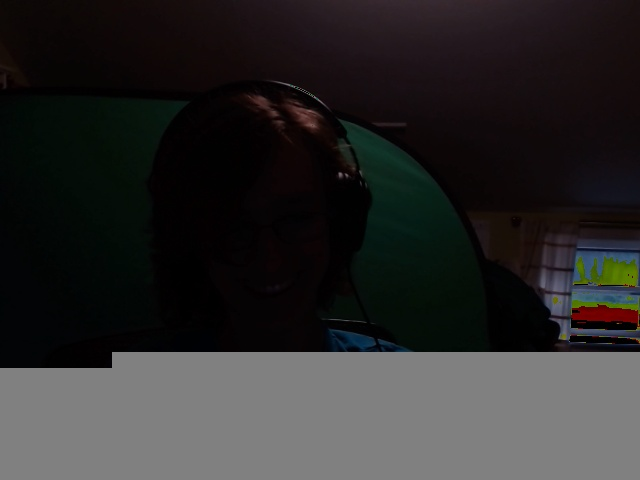
#> input picture serverRecievedImage.jpg, 640 x 480 px, given in place of the camera
$ python hogHumanTrackingTesting.py
#> lines starting #> are read from the running program, lines starting #| are printed output that depends on the picture; after the words box and inside, x2 and y2 are one past the last pixel; in counts of white or black regions, pixels touching at a corner belong together
import cv2
import numpy

if __name__ == '__main__':
    print('program started')
    hog = cv2.HOGDescriptor()
    hog.setSVMDetector(cv2.HOGDescriptor_getDefaultPeopleDetector())

    cv2.startWindowThread()

    cap = cv2.VideoCapture(0)

    out = cv2.VideoWriter(
        'output.avi',
        cv2.VideoWriter_fourcc(*'MJPG'),
        15.,
        (640,480))

    while(True):
        # Capture frame-by-frame
        ret, frame = cap.read()
#> frame is the input picture: shape (480, 640, 3); mean B, G, R 42.6, 42.9, 44

        # resizing for faster detection
        frame = cv2.resize(frame, (640, 480))
        # using a greyscale picture, also for faster detection
        gray = cv2.cvtColor(frame, cv2.COLOR_RGB2GRAY)
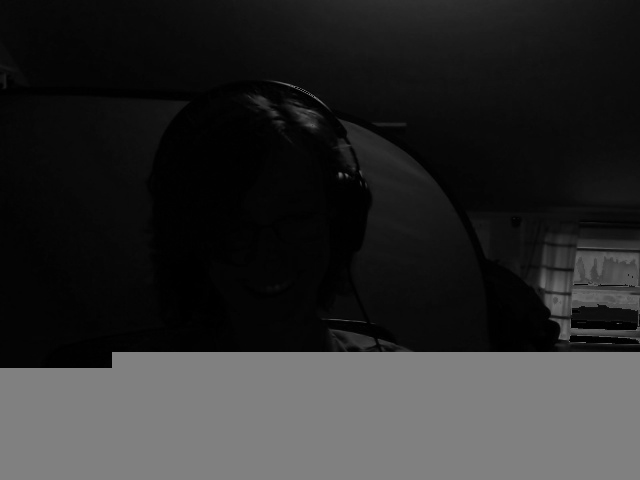
#> gray: shape (480, 640); min 0, max 131, mean 42.9

        # detect people in the image
        # returns the bounding boxes for the detected objects
        boxes, weights = hog.detectMultiScale(frame, winStride=(8,8) )
#> boxes = [[511, 193, 93, 187]]; weights = [0.417]

        boxes = numpy.array([[x, y, x + w, y + h] for (x, y, w, h) in boxes])
#> boxes = [[511, 193, 604, 380]]

        for (xA, yA, xB, yB) in boxes:
            # display the detected boxes in the colour picture
            cv2.rectangle(frame, (xA, yA), (xB, yB),
                            (0, 255, 0), 2)
#> this loop made 1 pass
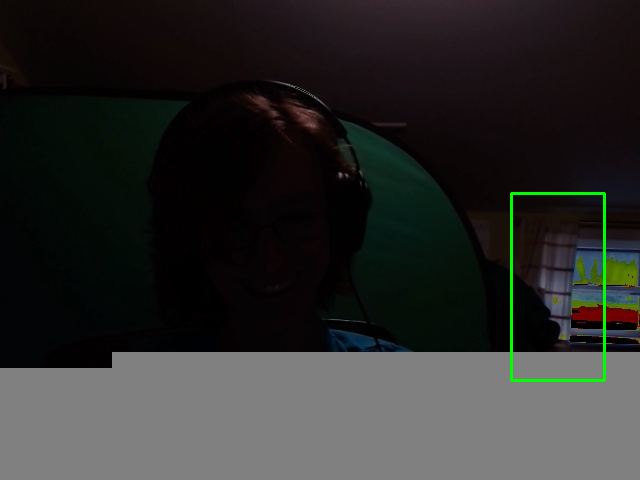
#> frame: shape (480, 640, 3); 0.55% of pixels changed, all inside (x1, y1, x2, y2) = (510, 192, 606, 382)

        # Write the output video
        out.write(frame.astype('uint8'))
        # Display the resulting frame
        cv2.imshow('frame',frame)
        if cv2.waitKey(1) & 0xFF == ord('q'):
#> (key q is pressed here)
            break

    # When everything done, release the capture
    cap.release()
    # and release the output
    out.release()
    # finally, close the window
    cv2.destroyAllWindows()
    cv2.waitKey(1)

$ run again, on recievedFrame0.jpg
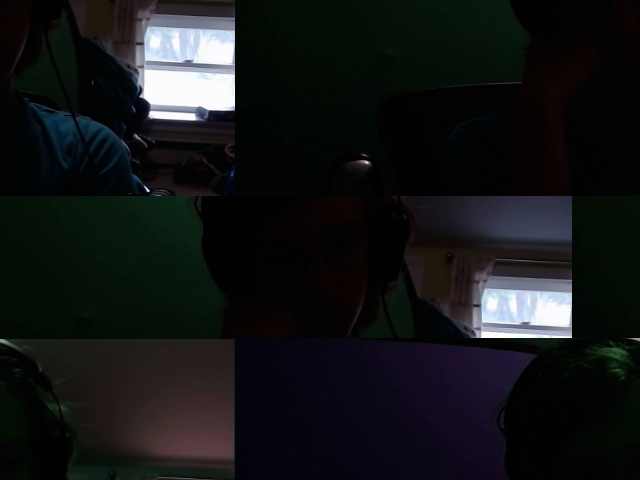
#> input picture recievedFrame0.jpg, 640 x 480 px, given in place of the camera
#> frame is the input picture: shape (480, 640, 3); mean B, G, R 22.6, 21.8, 20
#> `boxes, weights = hog.detectMultiScale(frame, winStride=(8,8) )`: boxes = [[337, 166, 103, 206]]; weights = [0.616]
#> `boxes = numpy.array([[x, y, x + w, y + h] for (x, y, w, h) in boxes])`: boxes = [[337, 166, 440, 372]]
#> the loop `for (xA, yA, xB, yB) in boxes:` made 1 pass
#> after the loop `for (xA, yA, xB, yB) in boxes:`:
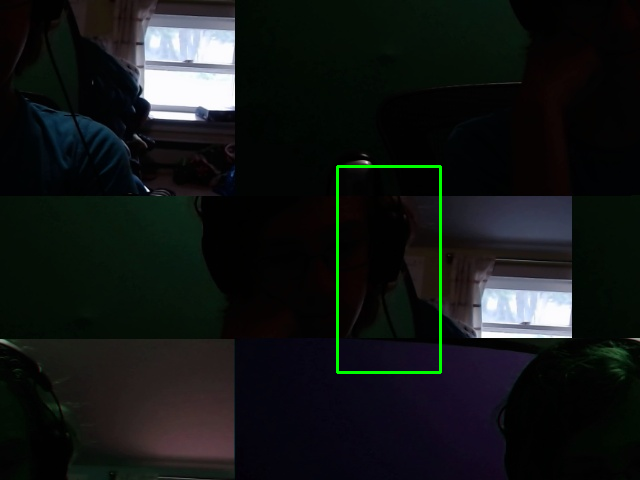
#> frame: shape (480, 640, 3); 0.6% of pixels changed, all inside (x1, y1, x2, y2) = (336, 165, 442, 374)
